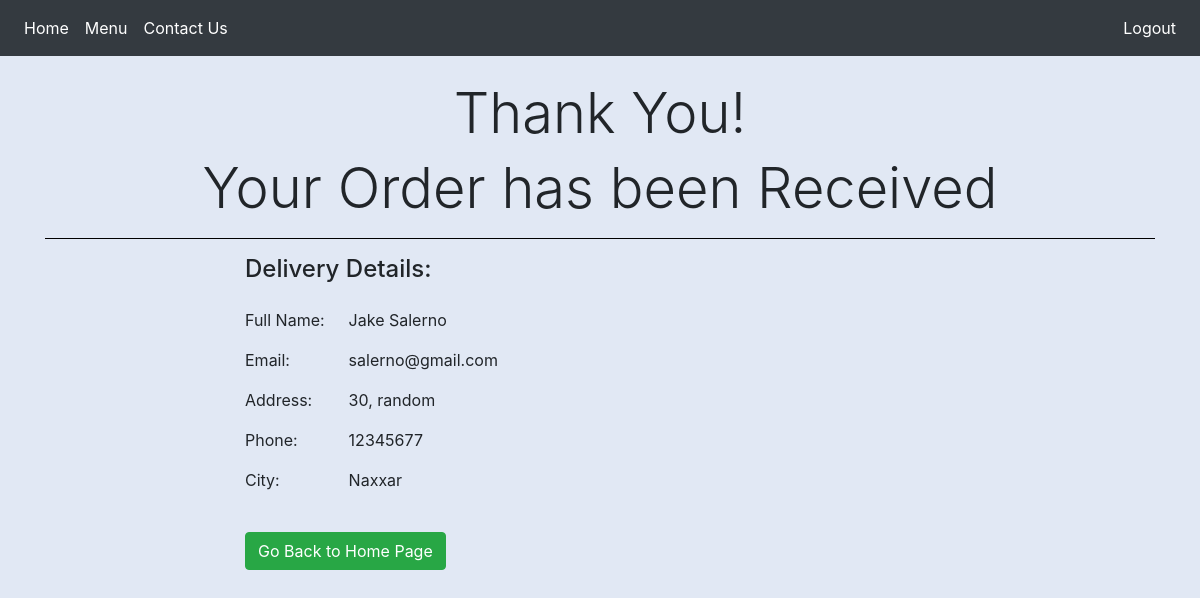
/ordersuccess.php (signed in), run on the app's committed database.
### tables this page shows
CREATE TABLE `tbl_client` (
  `clientId` int(11) NOT NULL,
  `name` varchar(50) NOT NULL,
  `surname` varchar(50) NOT NULL,
  `email` varchar(50) NOT NULL,
  `password` varchar(50) NOT NULL,
  `address` varchar(50) NOT NULL,
  `phone` int(8) NOT NULL,
  `city` varchar(50) NOT NULL,
  `country` varchar(50) NOT NULL
);

### ordersuccess.php (the view, shortened to what this page needs)
<?php
    $conn = connectToMySQL();
?>
<!DOCTYPE html>
<html lang="en">
<head>
    <link rel="stylesheet" href="https://stackpath.bootstrapcdn.com/bootstrap/4.1.0/css/bootstrap.min.css">
</head>
<body style="background: #e1e8f4;">
<?php if(!isset($_SESSION['email']))header("Location: index.php");else require_once("navbarLogout.php");?>
    <div class="container">
        <h1 class="display-4 mt-4" style="text-align:center;">Thank You!</h1>
        <h3 class="display-4 mt-2" style="text-align:center;">Your Order has been Received</h3>
        <hr style="background-color:black;">
        <div style="margin-left:200px;">
        <h4>Delivery Details:</h4>
            <div style="float:left;">
                <p class="mt-3 mr-4" id="name">Full Name: </p>
                <p id="email">Email: </p>
                <p id="address">Address: </p>
                <p id="phone">Phone: </p>
                <p id="city">City: </p>
            </div>
            <div >
                <?php
                    $clientemail = $_SESSION['email'];
                    $query = "SELECT * FROM tbl_client WHERE email = '$clientemail'";
                    $result = mysqli_query($conn,$query)
                    or die("Error in query: ".mysqli_error($conn));
                    while ($row = mysqli_fetch_assoc($result))
                    {
                ?>
                <div class="mt-4">
                    <p><?php echo $row["name"]; echo ' '.$row["surname"]; ?></p>
                    <p><?php echo $row["email"]; ?></p>
                    <p><?php echo $row["address"]; ?></p>
                    <p><?php echo $row["phone"]; ?></p>
                    <p><?php echo $row["city"]; ?></p>
                </div><br/>
                <a role="button" href="index.php" class="btn btn-success" style="color:white;">Go Back to Home Page</a>
                <?php
                        }
                ?>
            </div>
        </div>
    </div>
</body>
</html>

### data on the page
tbl_client: name "Jake", surname "Salerno", email "salerno@gmail.com", address "30, random", phone "12345677", city "Naxxar"
